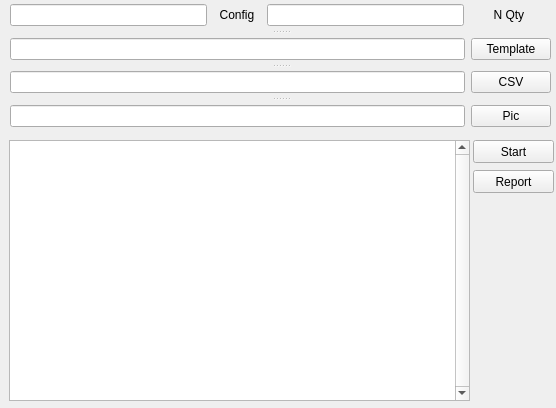
<?xml version="1.0" encoding="UTF-8"?>
<ui version="4.0">
 <class>MainWindow</class>
 <widget class="QMainWindow" name="MainWindow">
  <property name="geometry">
   <rect>
    <x>0</x>
    <y>0</y>
    <width>556</width>
    <height>408</height>
   </rect>
  </property>
  <property name="font">
   <font>
    <family>Arial</family>
   </font>
  </property>
  <property name="windowTitle">
   <string>AAC_Data_Plot_Summary_V1.6</string>
  </property>
  <widget class="QWidget" name="centralwidget">
   <widget class="QTextBrowser" name="text_info">
    <property name="geometry">
     <rect>
      <x>9</x>
      <y>140</y>
      <width>461</width>
      <height>261</height>
     </rect>
    </property>
    <property name="verticalScrollBarPolicy">
     <enum>Qt::ScrollBarAlwaysOn</enum>
    </property>
    <property name="horizontalScrollBarPolicy">
     <enum>Qt::ScrollBarAsNeeded</enum>
    </property>
   </widget>
   <widget class="QPushButton" name="btn_run">
    <property name="geometry">
     <rect>
      <x>473</x>
      <y>140</y>
      <width>81</width>
      <height>23</height>
     </rect>
    </property>
    <property name="text">
     <string>Start</string>
    </property>
   </widget>
   <widget class="QPushButton" name="btn_report">
    <property name="geometry">
     <rect>
      <x>473</x>
      <y>170</y>
      <width>81</width>
      <height>23</height>
     </rect>
    </property>
    <property name="text">
     <string>Report</string>
    </property>
   </widget>
   <widget class="QSplitter" name="splitter">
    <property name="geometry">
     <rect>
      <x>10</x>
      <y>0</y>
      <width>541</width>
      <height>131</height>
     </rect>
    </property>
    <property name="orientation">
     <enum>Qt::Vertical</enum>
    </property>
    <widget class="QWidget" name="layoutWidget">
     <layout class="QHBoxLayout" name="horizontalLayout">
      <item>
       <widget class="QLineEdit" name="entry_config"/>
      </item>
      <item>
       <widget class="QLabel" name="lbe_config">
        <property name="enabled">
         <bool>true</bool>
        </property>
        <property name="text">
         <string>  Config  </string>
        </property>
       </widget>
      </item>
      <item>
       <widget class="QLineEdit" name="entry_qty">
        <property name="text">
         <string/>
        </property>
       </widget>
      </item>
      <item>
       <widget class="QLabel" name="lbe_qty">
        <property name="layoutDirection">
         <enum>Qt::LeftToRight</enum>
        </property>
        <property name="text">
         <string>       N Qty        </string>
        </property>
        <property name="alignment">
         <set>Qt::AlignCenter</set>
        </property>
       </widget>
      </item>
     </layout>
    </widget>
    <widget class="QWidget" name="layoutWidget">
     <layout class="QHBoxLayout" name="horizontalLayout_2">
      <item>
       <widget class="QLineEdit" name="text_ini"/>
      </item>
      <item>
       <widget class="QPushButton" name="btn_ini">
        <property name="text">
         <string>Template</string>
        </property>
       </widget>
      </item>
     </layout>
    </widget>
    <widget class="QWidget" name="layoutWidget">
     <layout class="QHBoxLayout" name="horizontalLayout_3">
      <item>
       <widget class="QLineEdit" name="text_CSV"/>
      </item>
      <item>
       <widget class="QPushButton" name="btn_CSV">
        <property name="text">
         <string>CSV</string>
        </property>
       </widget>
      </item>
     </layout>
    </widget>
    <widget class="QWidget" name="layoutWidget">
     <layout class="QHBoxLayout" name="horizontalLayout_4">
      <item>
       <widget class="QLineEdit" name="text_pic"/>
      </item>
      <item>
       <widget class="QPushButton" name="btn_pic">
        <property name="text">
         <string>Pic</string>
        </property>
       </widget>
      </item>
     </layout>
    </widget>
   </widget>
  </widget>
  <widget class="QMenuBar" name="menubar">
   <property name="geometry">
    <rect>
     <x>0</x>
     <y>0</y>
     <width>556</width>
     <height>21</height>
    </rect>
   </property>
  </widget>
 </widget>
 <resources/>
 <connections/>
 <slots>
  <slot>openfile()</slot>
 </slots>
</ui>
